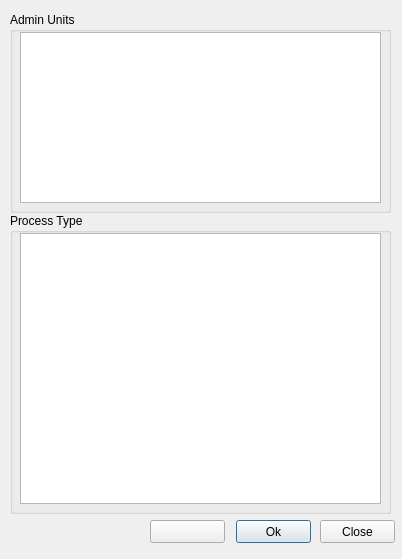
<?xml version="1.0" encoding="UTF-8"?>
<ui version="4.0">
 <class>PlanLayerFilterDialog</class>
 <widget class="QDialog" name="PlanLayerFilterDialog">
  <property name="geometry">
   <rect>
    <x>0</x>
    <y>0</y>
    <width>402</width>
    <height>559</height>
   </rect>
  </property>
  <property name="windowTitle">
   <string>Dialog</string>
  </property>
  <widget class="QGroupBox" name="groupBox">
   <property name="geometry">
    <rect>
     <x>10</x>
     <y>12</y>
     <width>381</width>
     <height>201</height>
    </rect>
   </property>
   <property name="title">
    <string>Admin Units</string>
   </property>
   <widget class="QTreeView" name="treeView">
    <property name="geometry">
     <rect>
      <x>10</x>
      <y>20</y>
      <width>361</width>
      <height>171</height>
     </rect>
    </property>
   </widget>
  </widget>
  <widget class="QGroupBox" name="groupBox_2">
   <property name="geometry">
    <rect>
     <x>10</x>
     <y>213</y>
     <width>381</width>
     <height>301</height>
    </rect>
   </property>
   <property name="title">
    <string>Process Type</string>
   </property>
   <widget class="QTreeView" name="treeView_2">
    <property name="geometry">
     <rect>
      <x>10</x>
      <y>20</y>
      <width>361</width>
      <height>271</height>
     </rect>
    </property>
   </widget>
  </widget>
  <widget class="QPushButton" name="pushButton">
   <property name="geometry">
    <rect>
     <x>236</x>
     <y>520</y>
     <width>75</width>
     <height>23</height>
    </rect>
   </property>
   <property name="text">
    <string>Ok</string>
   </property>
  </widget>
  <widget class="QPushButton" name="close_button">
   <property name="geometry">
    <rect>
     <x>320</x>
     <y>520</y>
     <width>75</width>
     <height>23</height>
    </rect>
   </property>
   <property name="text">
    <string>Close</string>
   </property>
  </widget>
  <widget class="QPushButton" name="help_button">
   <property name="geometry">
    <rect>
     <x>150</x>
     <y>520</y>
     <width>75</width>
     <height>23</height>
    </rect>
   </property>
   <property name="styleSheet">
    <string notr="true">image: url(:/plugins/lm2/help_button.png);</string>
   </property>
   <property name="text">
    <string/>
   </property>
   <property name="icon">
    <iconset resource="resources.qrc">
     <normaloff>:/plugins/lm2/help_button.png</normaloff>:/plugins/lm2/help_button.png</iconset>
   </property>
  </widget>
 </widget>
 <resources>
  <include location="resources.qrc"/>
 </resources>
 <connections/>
</ui>
